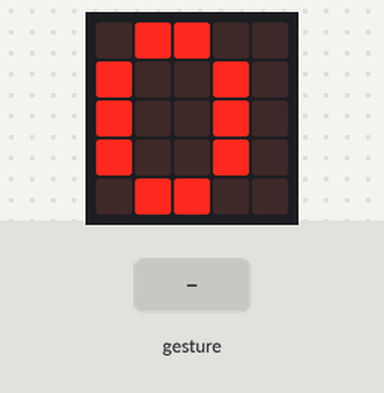
Simulated run of this program. Board: BBC micro:bit (MakeCode). Shown: the board's 5×5 LED display. The inputs (shaded band) are chosen by the test bench. A tilt is held for 1.5 s and a shake lasts 1 s, then the board lies face up again; the 48×5 strip is a reading aid, not a part: it shows the text the display is scrolling, unrolled, one strip-width of it at a time.

Above: at 1.9 s.
2.0 s: gesture 'logo up'
At 3.2 s:
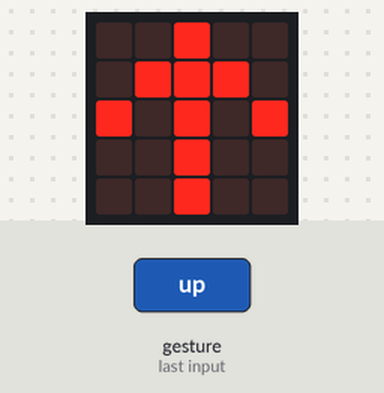
5.0 s: gesture 'tilt left'
At 6.2 s:
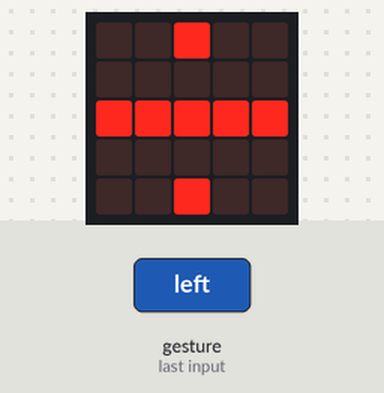
At 12.0 s:
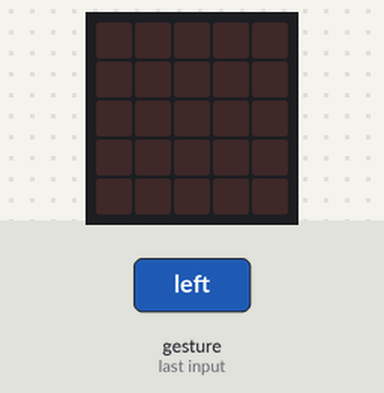
Timing chart, 0 to 13.5 s (numbered marks = the images above; inputs shaded):
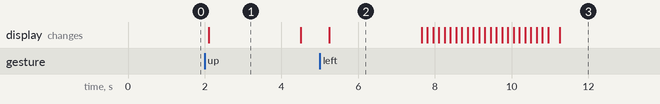

Measured:
- after the input at 2.0 s, the display: changes after 0.10 s (image 1)
- after the input at 5.0 s, the display: changes after 0.25 s (image 2)
- what the display in image 1 shows lasts 2.4 s, from 2.1 s to 4.5 s

The program:

main.ts
```typescript
input.onGesture(Gesture.LogoUp, function () {
    conter = conter + 1
    basic.showLeds(`
        . . # . .
        . # # # .
        # . # . #
        . . # . .
        . . # . .
        `)
    basic.pause(2000)
    basic.showNumber(conter)
})
input.onGesture(Gesture.TiltRight, function () {
    conter = conter * 2
    basic.showLeds(`
        # . . . #
        . # . # .
        . . # . .
        . # . # .
        # . . . #
        `)
    basic.pause(2000)
    basic.showNumber(conter)
})
input.onGesture(Gesture.TiltLeft, function () {
    conter = conter / 2
    basic.showLeds(`
        . . # . .
        . . . . .
        # # # # #
        . . . . .
        . . # . .
        `)
    basic.pause(2000)
    basic.showNumber(conter)
})
let conter = 0
conter = 0
basic.showNumber(conter)
```

test.ts
```typescript
// les tests vont ici ; cela ne sera pas compilé si ce paquet est utilisé en tant qu'extension.
```
